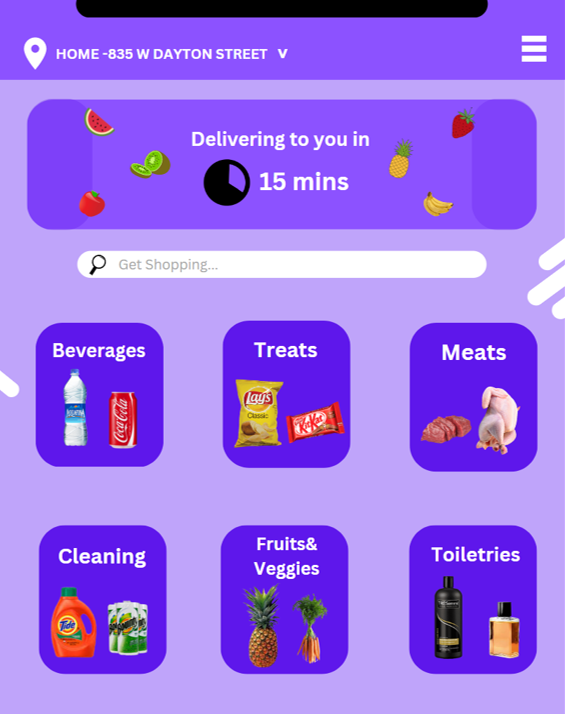
#> input picture main_page.PNG, 565 x 714 px, found by its file name; its folder holds only this picture in this run
$ python -i quicko.py   (imports and definitions only)
#> lines starting #> are read from the running program, lines starting #| are printed output that depends on the picture
import turtle
import tkinter as tk
from tkinter import ttk
from tkinter import messagebox
import tkinter.font as font
import random
import PIL.Image
import PIL.ImageTk
import time
import smtplib, ssl


# [1 line not run here, left out]
is_main_page_destroyed = False

def quicko():

    # [296 lines left out: functions another_menu_page, beverages_page, treats_page, my_profile_page, my_cart_page, not called in this run]


    #global main_page

    main_page = tk.Tk()
    main_page.geometry("600x800")
    main_page.title("")
    quicko_main_page = PIL.Image.open(r'main_page.png')
#> quicko_main_page is the input picture: PIL image 565x714 RGBA; mean R, G, B, A 155.6, 112.2, 233.1, 255
    resized_quicko_main_page = quicko_main_page.resize((600, 800))
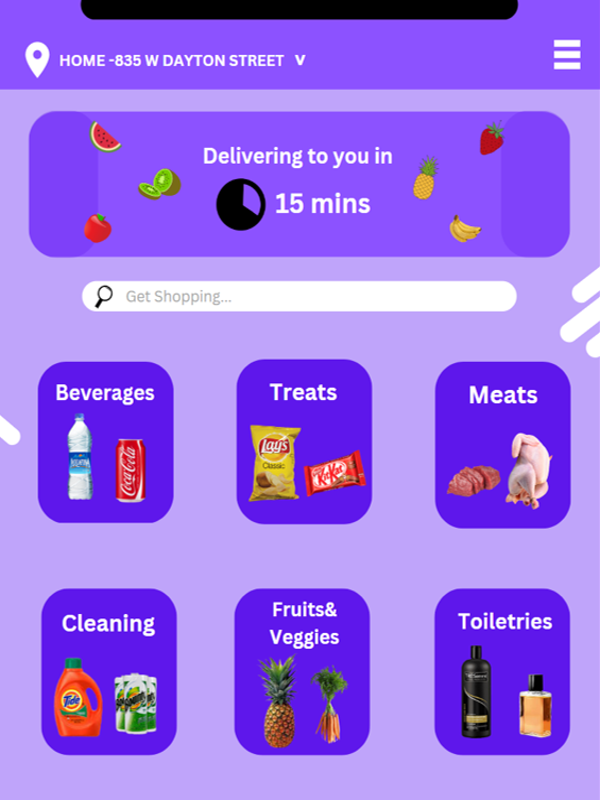
#> resized_quicko_main_page: PIL image 600x800 RGBA; mean R, G, B, A 155.6, 112.2, 233.1, 255

#> (the run stopped early here; a loop or call above may not have finished)
